Frame 1 (no input): blank canvas, image omitted
Frame 60 (no input): blank canvas, image omitted
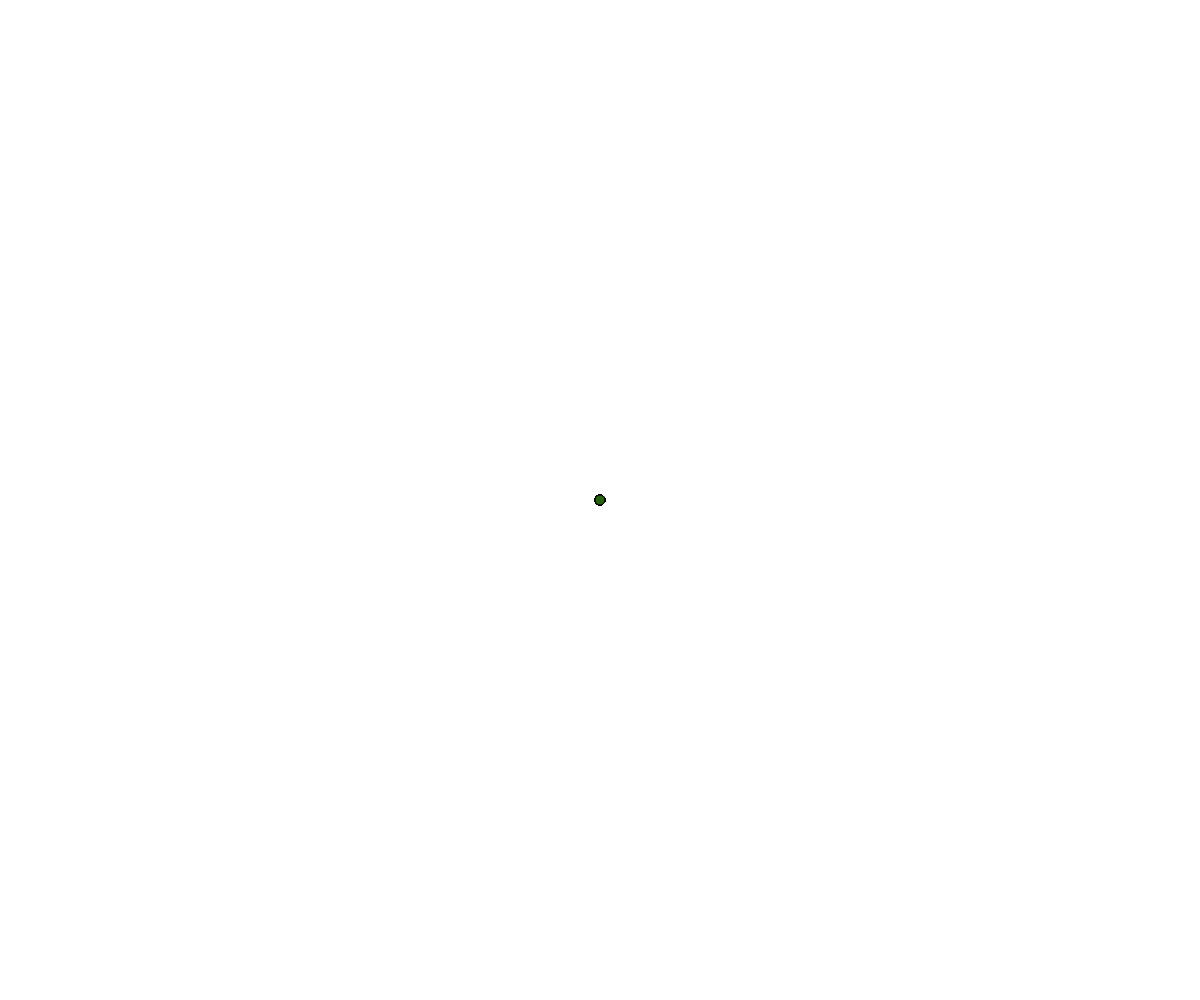
Frame 120 (the mouse pressed at the canvas centre since frame 60)

The p5.js sketch whose frames 1 and 60 were blank and that drew this single picture after the mouse press (run headless with seeded random() and noise() and a simulated clock; from frame 60 on, the mouse is pressed at the canvas centre):

// p5.js sketch
// ── sketch.js

// den eklar to variebler og tildeler dem højden og breden af broweser vindue
let w = window.innerWidth;
let h = window.innerHeight;  

function setup() {
  //gøre så canvas vil føl i størseln med brugens broweser vindue
  createCanvas(w, h);
  background(255);
}

function draw() {
  if (mouseIsPressed === true) {
    if (mouseButton === LEFT) {
      fill(random(0,255,),random(0,255,),random(0,255,))
      ellipse(mouseX,mouseY,10,10)
    }
    else if (mouseButton === RIGHT) {
      fill(random(0,255,),random(0,255,),random(0,255,))
       rect(mouseX,mouseY,10,10)
    }
    return false;
  }
  if(keyIsPressed) {
    if (keyCode === 75) {
      fill(random(0,255,),random(0,255,),random(0,255,))
       rect(mouseX,mouseY,10,10)
    }
    else if (keyCode === 67||69) {
      fill(random(0,255,),random(0,255,),random(0,255,))
       ellipse(mouseX,mouseY,10,10)
    }
    return false;

  }
}
